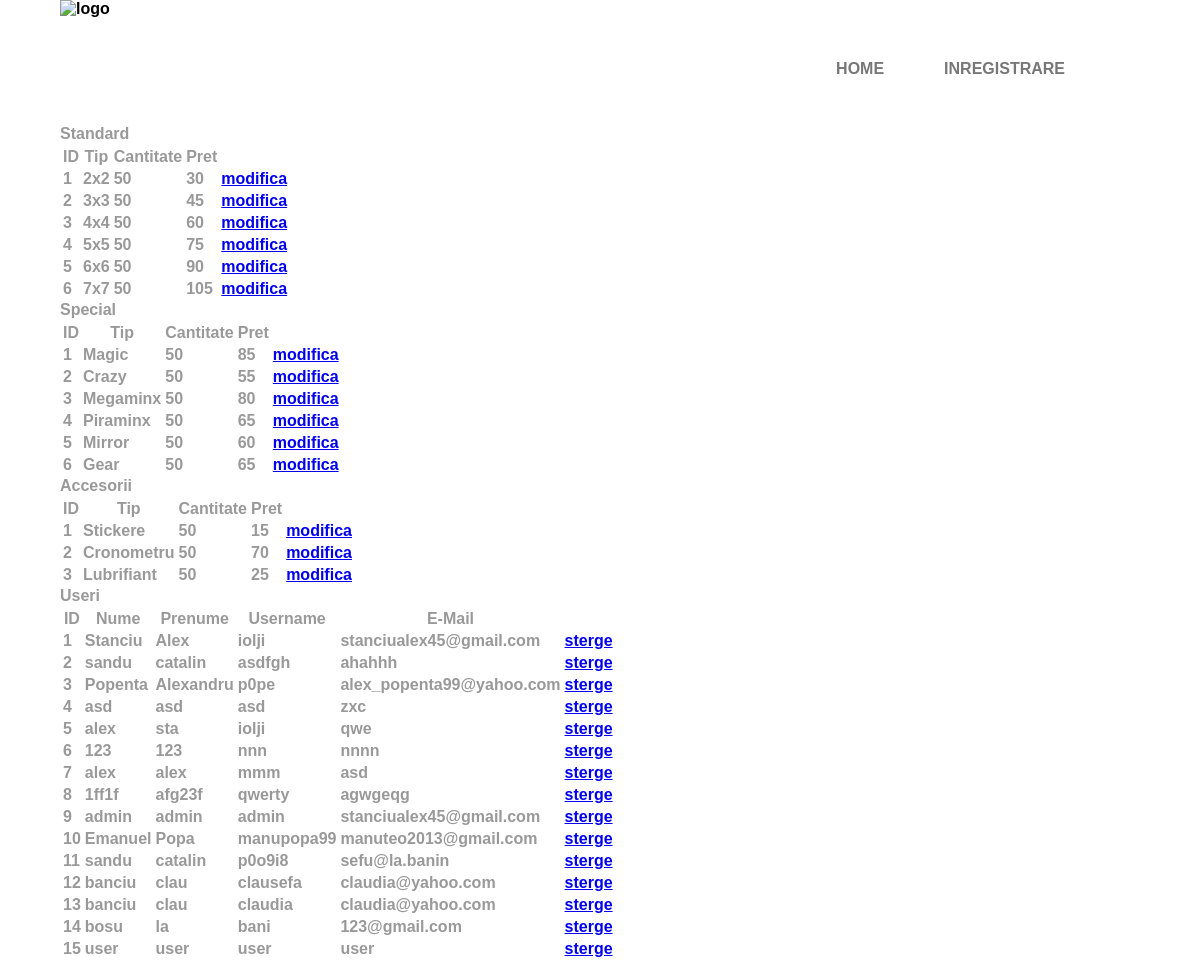
Page /admin/afisAdmin.php on the committed database.
### tables this page shows
CREATE TABLE `Standard` (
  `ID` int(11) NOT NULL auto_increment,
  `Tip1` varchar(30) NOT NULL,
  `Cantitate1` int(11) NOT NULL,
  `Pret` int(11) NOT NULL,
  PRIMARY KEY  (`ID`)
);

CREATE TABLE `Special` (
  `ID` int(11) NOT NULL auto_increment,
  `Tip` varchar(20) NOT NULL,
  `Cantitate` int(11) NOT NULL,
  `Pret` int(11) NOT NULL,
  PRIMARY KEY  (`ID`)
);

CREATE TABLE `Accesorii` (
  `ID` int(11) NOT NULL auto_increment,
  `Tip` varchar(50) NOT NULL,
  `Cantitate` int(11) NOT NULL,
  `Pret` int(11) NOT NULL,
  PRIMARY KEY  (`ID`)
);

CREATE TABLE `Useri` (
  `ID` int(11) NOT NULL auto_increment,
  `Nume` varchar(30) NOT NULL,
  `Prenume` varchar(30) NOT NULL,
  `Username` varchar(20) NOT NULL,
  `Parola` varchar(255) NOT NULL default '',
  `Email` varchar(30) NOT NULL default '',
  PRIMARY KEY  (`ID`)
);

### admin/afisAdmin.php (the view, shortened to what this page needs)
<!DOCTYPE html PUBLIC "-//W3C//DTD XHTML 1.0 Transitional//EN" "http://www.w3.org/TR/xhtml1/DTD/xhtml1-transitional.dtd">
<html xmlns="http://www.w3.org/1999/xhtml"><head>
<link href="stilSite.css" rel="stylesheet" type="text/css">
</head>
<body>
<header>
	<?php
	include "Meniu.php";
	?>
</header>
	<?php
		$sql="SELECT * FROM Standard";
		$rez=mysql_query ($sql);
	?>
	<div class = "container">
	<div class = "text1">
		<table>
		<tr>
			<th>ID</th>
			<th>Tip</th>
			<th>Cantitate</th>
			<th>Pret</th>
		</tr>
			<?php
				$i=1;
				while($row=mysql_fetch_array($rez))
				{
					echo"<tr";
						if($i%2==0)
							echo" class=\"stil1\"";
						echo"><td>".$i."</td><td>".$row['Tip1']."</td>
						<td>".$row['Cantitate1']."</td>
						<td>".$row['Pret']."</td>
						<td> <a href =\"formularModif.php?id=".$row['ID']."\">modifica</a></td></tr>";
					$i++;
				}
			?>
		</table>
		<?php
		$sql="SELECT * FROM Special";
		$rez=mysql_query ($sql);
		?>
		<table>
		<tr>
			<th>ID</th>
			<th>Tip</th>
			<th>Cantitate</th>
			<th>Pret</th>
		</tr>
			<?php
				$i=1;
				while($row=mysql_fetch_array($rez))
				{
					echo"<tr";
						if($i%2==0)
							echo" class=\"stil1\"";
						echo"><td>".$i."</td><td>".$row['Tip']."</td>
						<td>".$row['Cantitate']."</td><td>".$row['Pret']."</td>
						<td> <a href =\"formularModif.php?id=".$row['ID']."\">modifica</a></td></tr>";
					$i++;
				}
			?>
		</table>
		<?php
		$sql="SELECT * FROM Accesorii";
		$rez=mysql_query ($sql);
		?>
		<table>
		<tr>
			<th>ID</th>
			<th>Tip</th>
			<th>Cantitate</th>
			<th>Pret</th>
		</tr>
			<?php
				$i=1;
				while($row=mysql_fetch_array($rez))
				{
					echo"<tr";
						if($i%2==0)
							echo" class=\"stil1\"";
						echo"><td>".$i."</td><td>".$row['Tip']."</td>
						<td>".$row['Cantitate']."</td>
						<td>".$row['Pret']."</td>
						<td> <a href =\"formularModif.php?id=".$row['ID']."\">modifica</a></td></tr>";
					$i++;
				}
			?>
		</table>
		<?php
		$sql="SELECT * FROM Useri";
		$rez=mysql_query ($sql);
		?>
		<table>
		<tr>
			<th>ID</th>
			<th>Nume</th>
			<th>Prenume</th>
			<th>Username</th>
			<th>E-Mail</th>
		</tr>
			<?php
				$i=1;
				while($row=mysql_fetch_array($rez))
				{
					echo"<tr";
						if($i%2==0)
							echo" class=\"stil1\"";
						echo"><td>".$i."</td><td>".$row['Nume']."</td>
						<td>".$row['Prenume']."</td>
						<td>".$row['Username']."</td>
						<td>".$row['Email']."</td>
						<td> <a href =\"deleteUseri.php?id=".$row['ID']."\">sterge</a></td></tr>";
					$i++;
				}
			?>
		</table>
		</div>
	</div>
</body></html>

### Meniu.php (shortened to what this page needs)
<div class = "container">
			<div>
					<img src = "rubix1.png" alt = "logo" class = "logo" >
			</div>
			<nav>
				<ul>
	<?php
	if(!isset($_SESSION[id])){
		echo "<li><a class=\"";?><?php if($page=='home'){echo "active";} ?><?php echo "\" href = \"Home.php\" >Home</a></li>";
		echo "<li><a class=\"";?><?php if($page=='contulmeu'){echo "active";} ?><?php echo "\" href = \"ContulMeu.php\" >Inregistrare</a></li>";
	}
	?>
			</ul>
			</nav>
	</div>

### stilSite.css (style rules this page uses)
body { margin: 0; font-family: sans-serif; background-image: url('fundalRubik.jpg'); background-repeat: no-repeat; background-attachment: fixed; background-size: cover; }
header::after { content:''; display: table; clear: both; }
.container { width: 90%; margin: 0 auto; font-weight: 600; }
.logo { float: left; width: 125px; height:125px; }
nav { float: right; padding-right: 75px; }
nav ul { margin: 0; padding: 0; list-style: none; }
nav li { display: inline-block; margin-left: 60px; padding-top: 60px; }
nav a { color: #777; text-decoration: none; text-transform: uppercase; }
.text1 { color: #999999; font-height: 23; font-weight: bold; }

### rows in the picture
standard: Tip1 "2x2", Cantitate1 "50", Pret "30"
standard: Tip1 "3x3", Cantitate1 "50", Pret "45"
standard: Tip1 "4x4", Cantitate1 "50", Pret "60"
standard: Tip1 "5x5", Cantitate1 "50", Pret "75"
standard: Tip1 "6x6", Cantitate1 "50", Pret "90"
standard: Tip1 "7x7", Cantitate1 "50", Pret "105"
special: Tip "Magic", Cantitate "50", Pret "85"
special: Tip "Crazy", Cantitate "50", Pret "55"
special: Tip "Megaminx", Cantitate "50", Pret "80"
special: Tip "Piraminx", Cantitate "50", Pret "65"
special: Tip "Mirror", Cantitate "50", Pret "60"
special: Tip "Gear", Cantitate "50", Pret "65"
accesorii: Tip "Stickere", Cantitate "50", Pret "15"
accesorii: Tip "Cronometru", Cantitate "50", Pret "70"
accesorii: Tip "Lubrifiant", Cantitate "50", Pret "25"
useri: Nume "Stanciu", Prenume "Alex", Username "iolji", Email "stanciualex45@gmail.com"
useri: Nume "sandu", Prenume "catalin", Username "asdfgh", Email "ahahhh"
useri: Nume "Popenta", Prenume "Alexandru", Username "p0pe", Email "alex_popenta99@yahoo.com"
useri: Nume "asd", Prenume "asd", Username "asd", Email "zxc"
useri: Nume "alex", Prenume "sta", Username "iolji", Email "qwe"
useri: Nume "123", Prenume "123", Username "nnn", Email "nnnn"
useri: Nume "alex", Prenume "alex", Username "mmm", Email "asd"
useri: Nume "1ff1f", Prenume "afg23f", Username "qwerty", Email "agwgeqg"
useri: Nume "admin", Prenume "admin", Username "admin", Email "stanciualex45@gmail.com"
useri: Nume "Emanuel", Prenume "Popa", Username "manupopa99", Email "manuteo2013@gmail.com"
useri: Nume "sandu", Prenume "catalin", Username "p0o9i8", Email "sefu@la.banin"
useri: Nume "banciu", Prenume "clau", Username "clausefa", Email "claudia@yahoo.com"
useri: Nume "banciu", Prenume "clau", Username "claudia", Email "claudia@yahoo.com"
useri: Nume "bosu", Prenume "la", Username "bani", Email "123@gmail.com"
useri: Nume "user", Prenume "user", Username "user", Email "user"
